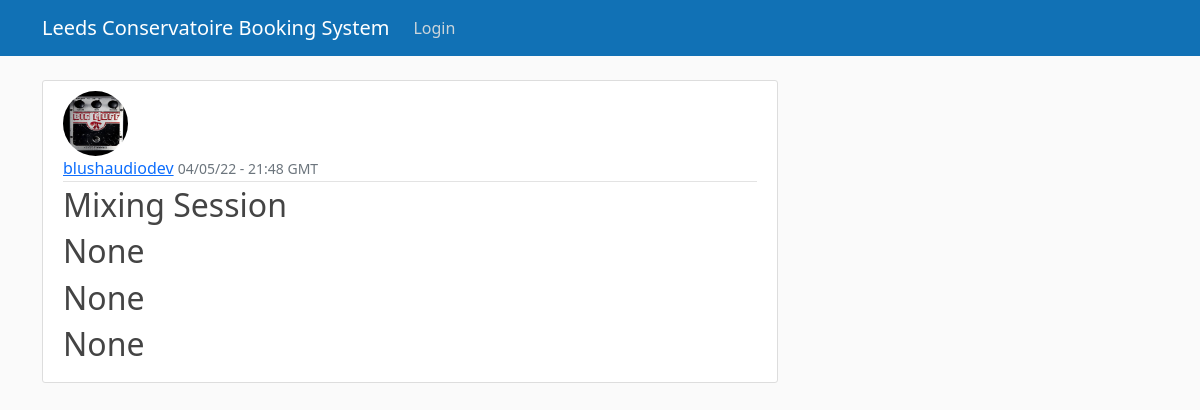
The app's page /event/1/, older data.
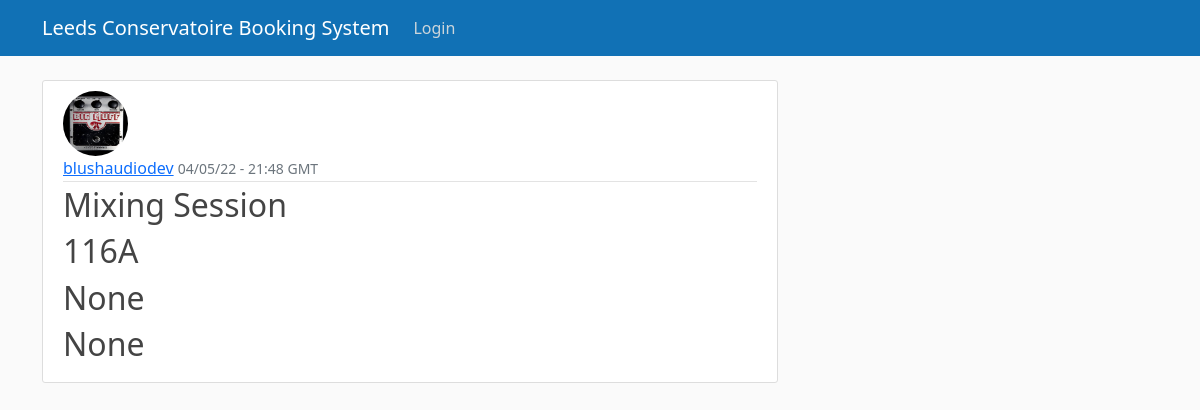
The same page, newer data.
### bookingsystem/models.py (models this page shows, shortened)
class Event(models.Model):
    title = models.CharField(max_length=100)
    owner = models.ForeignKey(User, on_delete=models.CASCADE)
    timebooked = models.DateTimeField(auto_now_add=True)
    room = models.ForeignKey(
        'Room',
        null=True,
        on_delete=models.CASCADE
    )
    starttime = models.DateTimeField(null=True, blank=True)
    endtime = models.DateTimeField(null=True, blank=True)

class Room(models.Model):
    name = models.CharField(max_length=20)
    type = models.ForeignKey(
        'Type',
        null=True,
        on_delete=models.CASCADE
    )
    capacity = models.CharField(max_length=2)
    description = models.CharField(max_length=500, null=True, blank=True)
    def __str__(self):
        return self.name

### users/models.py (models this page shows, shortened)
class Profile(models.Model):
    user = models.OneToOneField(User, on_delete=models.CASCADE)
    image = models.ImageField(default='default.jpg', upload_to='profile_pics')

### bookingsystem/views.py (the view)
# urls.py: path('event/<int:pk>/', EventDetailView.as_view(), name='event-detail'),
class EventDetailView(DetailView):
    model = Event

### bookingsystem/templates/bookingsystem/event_detail.html
{% extends "base.html" %}
{% block content %}
    <article class="media content-section">
        <img class="rounded-circle article-img" src="{{ object.owner.profile.image.url }}">
        <div class="media-body">
            <div class="article-metadata">
                <a class="mr-2" href='#'>{{ object.owner }}</a>
                <small class="text-muted">{{ object.timebooked|date:"d/m/y - H:i e" }}</small>
            </div>
            <h2 class="article-title"> {{ object.title }}</h2>
            <h2 class="article-title"> {{ object.room }}</h2>
            <h2 class="article-title"> {{ object.starttime }}</h2>
            <h2 class="article-title"> {{ object.endtime }}</h2>
        </div>
    </article>
{% endblock content %}

Row changes from the older to the newer data that the page shows:
changed Event "Mixing Session": room "None" → "116A"
